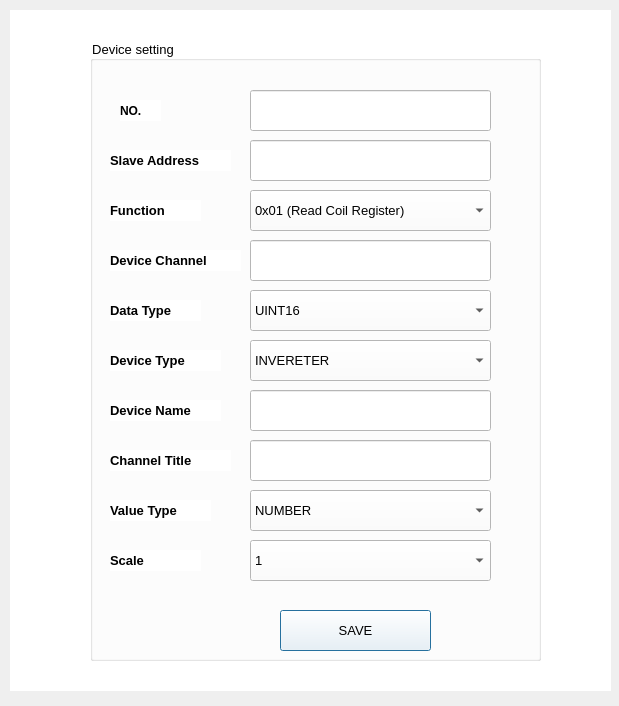
<?xml version="1.0" encoding="UTF-8"?>
<ui version="4.0">
 <class>slavesetting</class>
 <widget class="QDialog" name="slavesetting">
  <property name="geometry">
   <rect>
    <x>0</x>
    <y>0</y>
    <width>619</width>
    <height>706</height>
   </rect>
  </property>
  <property name="windowTitle">
   <string>Dialog</string>
  </property>
  <widget class="QFrame" name="seial_workspace">
   <property name="geometry">
    <rect>
     <x>10</x>
     <y>10</y>
     <width>601</width>
     <height>681</height>
    </rect>
   </property>
   <property name="styleSheet">
    <string notr="true">background-color:rgb(255, 255, 255)</string>
   </property>
   <widget class="QGroupBox" name="groupBox_2">
    <property name="geometry">
     <rect>
      <x>80</x>
      <y>30</y>
      <width>451</width>
      <height>621</height>
     </rect>
    </property>
    <property name="font">
     <font>
      <pointsize>10</pointsize>
      <underline>false</underline>
     </font>
    </property>
    <property name="title">
     <string>Device setting</string>
    </property>
    <widget class="QLabel" name="label_23">
     <property name="geometry">
      <rect>
       <x>30</x>
       <y>60</y>
       <width>41</width>
       <height>21</height>
      </rect>
     </property>
     <property name="font">
      <font>
       <pointsize>9</pointsize>
       <weight>75</weight>
       <bold>true</bold>
      </font>
     </property>
     <property name="text">
      <string>NO.</string>
     </property>
    </widget>
    <widget class="QLabel" name="label_24">
     <property name="geometry">
      <rect>
       <x>20</x>
       <y>110</y>
       <width>121</width>
       <height>21</height>
      </rect>
     </property>
     <property name="font">
      <font>
       <pointsize>10</pointsize>
       <weight>75</weight>
       <bold>true</bold>
      </font>
     </property>
     <property name="text">
      <string>Slave Address</string>
     </property>
    </widget>
    <widget class="QLabel" name="label_25">
     <property name="geometry">
      <rect>
       <x>20</x>
       <y>160</y>
       <width>91</width>
       <height>21</height>
      </rect>
     </property>
     <property name="font">
      <font>
       <pointsize>10</pointsize>
       <weight>75</weight>
       <bold>true</bold>
      </font>
     </property>
     <property name="text">
      <string>Function</string>
     </property>
    </widget>
    <widget class="QLineEdit" name="no">
     <property name="geometry">
      <rect>
       <x>160</x>
       <y>50</y>
       <width>241</width>
       <height>41</height>
      </rect>
     </property>
     <property name="font">
      <font>
       <pointsize>10</pointsize>
      </font>
     </property>
     <property name="text">
      <string/>
     </property>
    </widget>
    <widget class="QLineEdit" name="slaveAddress">
     <property name="geometry">
      <rect>
       <x>160</x>
       <y>100</y>
       <width>241</width>
       <height>41</height>
      </rect>
     </property>
     <property name="font">
      <font>
       <pointsize>10</pointsize>
      </font>
     </property>
     <property name="text">
      <string/>
     </property>
    </widget>
    <widget class="QComboBox" name="function">
     <property name="geometry">
      <rect>
       <x>160</x>
       <y>150</y>
       <width>241</width>
       <height>41</height>
      </rect>
     </property>
     <property name="font">
      <font>
       <pointsize>10</pointsize>
      </font>
     </property>
     <item>
      <property name="text">
       <string>0x01 (Read Coil Register)</string>
      </property>
     </item>
     <item>
      <property name="text">
       <string>0x02 (Read Discrete Register)</string>
      </property>
     </item>
     <item>
      <property name="text">
       <string>0x03 (Read Holding Register)</string>
      </property>
     </item>
     <item>
      <property name="text">
       <string>0x04  (Read Input Register)</string>
      </property>
     </item>
     <item>
      <property name="text">
       <string>0x05 (Write Coil Register)</string>
      </property>
     </item>
     <item>
      <property name="text">
       <string>0x06 (Write Holding Register)</string>
      </property>
     </item>
    </widget>
    <widget class="QLabel" name="label_26">
     <property name="geometry">
      <rect>
       <x>20</x>
       <y>210</y>
       <width>131</width>
       <height>21</height>
      </rect>
     </property>
     <property name="font">
      <font>
       <pointsize>10</pointsize>
       <weight>75</weight>
       <bold>true</bold>
      </font>
     </property>
     <property name="text">
      <string>Device Channel</string>
     </property>
    </widget>
    <widget class="QLineEdit" name="devicechannel">
     <property name="geometry">
      <rect>
       <x>160</x>
       <y>200</y>
       <width>241</width>
       <height>41</height>
      </rect>
     </property>
     <property name="font">
      <font>
       <pointsize>10</pointsize>
      </font>
     </property>
     <property name="text">
      <string/>
     </property>
    </widget>
    <widget class="QLabel" name="label_27">
     <property name="geometry">
      <rect>
       <x>20</x>
       <y>260</y>
       <width>91</width>
       <height>21</height>
      </rect>
     </property>
     <property name="font">
      <font>
       <pointsize>10</pointsize>
       <weight>75</weight>
       <bold>true</bold>
      </font>
     </property>
     <property name="text">
      <string>Data Type</string>
     </property>
    </widget>
    <widget class="QLabel" name="label_28">
     <property name="geometry">
      <rect>
       <x>20</x>
       <y>310</y>
       <width>111</width>
       <height>21</height>
      </rect>
     </property>
     <property name="font">
      <font>
       <pointsize>10</pointsize>
       <weight>75</weight>
       <bold>true</bold>
      </font>
     </property>
     <property name="text">
      <string>Device Type</string>
     </property>
    </widget>
    <widget class="QLabel" name="label_29">
     <property name="geometry">
      <rect>
       <x>20</x>
       <y>360</y>
       <width>111</width>
       <height>21</height>
      </rect>
     </property>
     <property name="font">
      <font>
       <pointsize>10</pointsize>
       <weight>75</weight>
       <bold>true</bold>
      </font>
     </property>
     <property name="text">
      <string>Device Name</string>
     </property>
    </widget>
    <widget class="QLineEdit" name="devicename">
     <property name="geometry">
      <rect>
       <x>160</x>
       <y>350</y>
       <width>241</width>
       <height>41</height>
      </rect>
     </property>
     <property name="font">
      <font>
       <pointsize>10</pointsize>
      </font>
     </property>
     <property name="text">
      <string/>
     </property>
    </widget>
    <widget class="QLabel" name="label_30">
     <property name="geometry">
      <rect>
       <x>20</x>
       <y>410</y>
       <width>121</width>
       <height>21</height>
      </rect>
     </property>
     <property name="font">
      <font>
       <pointsize>10</pointsize>
       <weight>75</weight>
       <bold>true</bold>
      </font>
     </property>
     <property name="text">
      <string>Channel Title</string>
     </property>
    </widget>
    <widget class="QLineEdit" name="channeltitle">
     <property name="geometry">
      <rect>
       <x>160</x>
       <y>400</y>
       <width>241</width>
       <height>41</height>
      </rect>
     </property>
     <property name="font">
      <font>
       <pointsize>10</pointsize>
      </font>
     </property>
     <property name="text">
      <string/>
     </property>
    </widget>
    <widget class="QLabel" name="label_31">
     <property name="geometry">
      <rect>
       <x>20</x>
       <y>460</y>
       <width>101</width>
       <height>21</height>
      </rect>
     </property>
     <property name="font">
      <font>
       <pointsize>10</pointsize>
       <weight>75</weight>
       <bold>true</bold>
      </font>
     </property>
     <property name="text">
      <string>Value Type</string>
     </property>
    </widget>
    <widget class="QLabel" name="label_32">
     <property name="geometry">
      <rect>
       <x>20</x>
       <y>510</y>
       <width>91</width>
       <height>21</height>
      </rect>
     </property>
     <property name="font">
      <font>
       <pointsize>10</pointsize>
       <weight>75</weight>
       <bold>true</bold>
      </font>
     </property>
     <property name="text">
      <string>Scale</string>
     </property>
    </widget>
    <widget class="QPushButton" name="save">
     <property name="geometry">
      <rect>
       <x>190</x>
       <y>570</y>
       <width>151</width>
       <height>41</height>
      </rect>
     </property>
     <property name="font">
      <font>
       <pointsize>10</pointsize>
      </font>
     </property>
     <property name="text">
      <string>SAVE</string>
     </property>
    </widget>
    <widget class="QComboBox" name="datatype">
     <property name="geometry">
      <rect>
       <x>160</x>
       <y>250</y>
       <width>241</width>
       <height>41</height>
      </rect>
     </property>
     <property name="font">
      <font>
       <pointsize>10</pointsize>
      </font>
     </property>
     <item>
      <property name="text">
       <string>UINT16</string>
      </property>
     </item>
     <item>
      <property name="text">
       <string>INT16</string>
      </property>
     </item>
     <item>
      <property name="text">
       <string>UINT32</string>
      </property>
     </item>
     <item>
      <property name="text">
       <string>INT32</string>
      </property>
     </item>
     <item>
      <property name="text">
       <string>UINT64</string>
      </property>
     </item>
     <item>
      <property name="text">
       <string>INT64</string>
      </property>
     </item>
     <item>
      <property name="text">
       <string>FLOAT32</string>
      </property>
     </item>
    </widget>
    <widget class="QComboBox" name="devicetype">
     <property name="geometry">
      <rect>
       <x>160</x>
       <y>300</y>
       <width>241</width>
       <height>41</height>
      </rect>
     </property>
     <property name="font">
      <font>
       <pointsize>10</pointsize>
      </font>
     </property>
     <item>
      <property name="text">
       <string>INVERETER</string>
      </property>
     </item>
     <item>
      <property name="text">
       <string>METER</string>
      </property>
     </item>
     <item>
      <property name="text">
       <string>WEATHER STATION</string>
      </property>
     </item>
    </widget>
    <widget class="QComboBox" name="valuetype">
     <property name="geometry">
      <rect>
       <x>160</x>
       <y>450</y>
       <width>241</width>
       <height>41</height>
      </rect>
     </property>
     <property name="font">
      <font>
       <pointsize>10</pointsize>
      </font>
     </property>
     <item>
      <property name="text">
       <string>NUMBER</string>
      </property>
     </item>
     <item>
      <property name="text">
       <string>BOOLEAN</string>
      </property>
     </item>
     <item>
      <property name="text">
       <string>STRING</string>
      </property>
     </item>
    </widget>
    <widget class="QComboBox" name="scale">
     <property name="geometry">
      <rect>
       <x>160</x>
       <y>500</y>
       <width>241</width>
       <height>41</height>
      </rect>
     </property>
     <property name="font">
      <font>
       <pointsize>10</pointsize>
      </font>
     </property>
     <item>
      <property name="text">
       <string>1</string>
      </property>
     </item>
     <item>
      <property name="text">
       <string>10</string>
      </property>
     </item>
     <item>
      <property name="text">
       <string>100</string>
      </property>
     </item>
     <item>
      <property name="text">
       <string>1000</string>
      </property>
     </item>
    </widget>
   </widget>
  </widget>
 </widget>
 <resources/>
 <connections/>
</ui>
